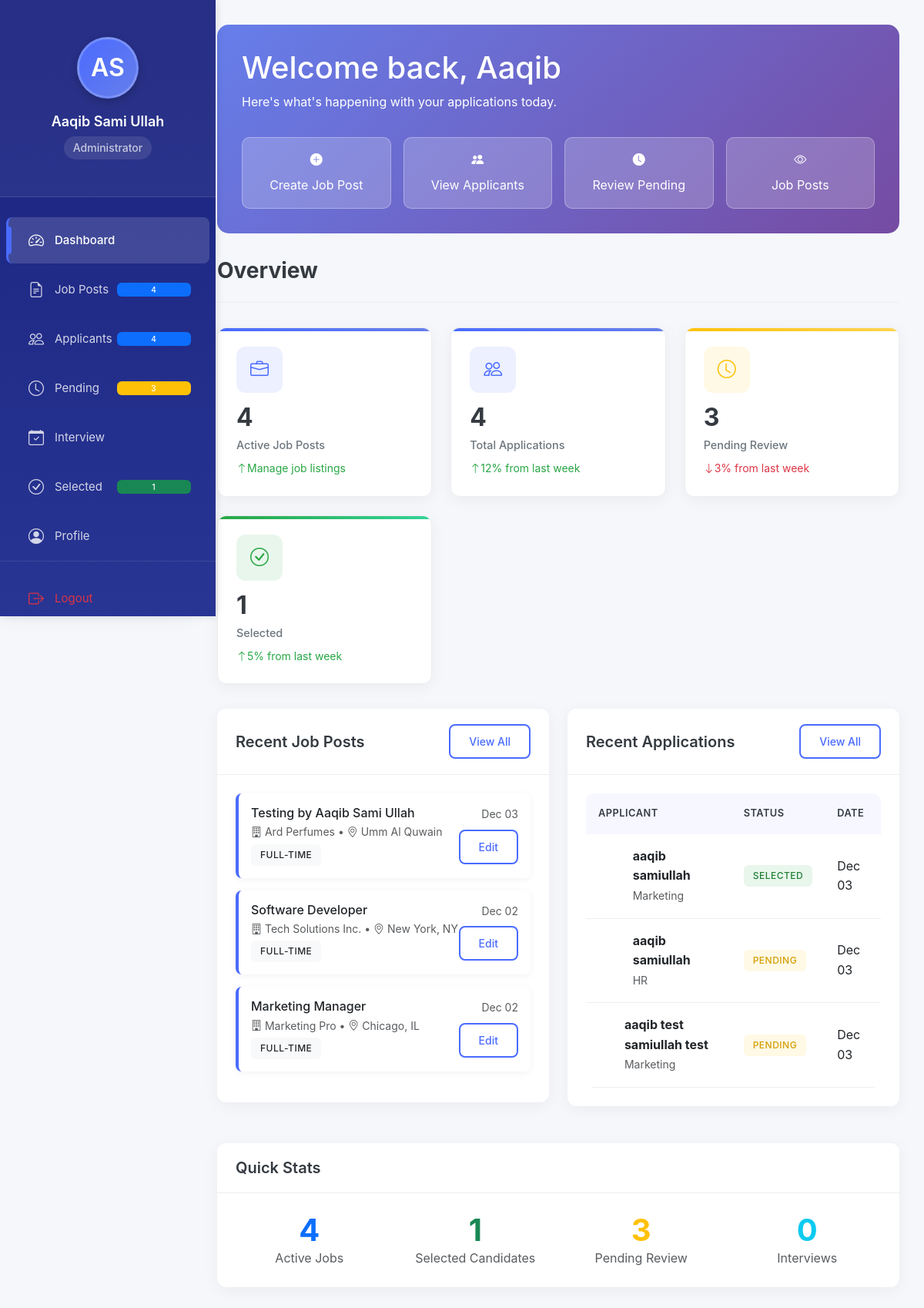
Page /admin/dashboard.php (signed in) on the committed database.
### tables this page shows
CREATE TABLE `job_posts` (
  `id` int(11) NOT NULL,
  `title` varchar(200) NOT NULL,
  `company` varchar(100) NOT NULL,
  `location` varchar(100) NOT NULL,
  `job_type` enum('Full-time','Part-time','Contract','Internship') DEFAULT 'Full-time',
  `salary_range` varchar(100) DEFAULT NULL,
  `description` text NOT NULL,
  `requirements` text NOT NULL,
  `benefits` text DEFAULT NULL,
  `application_deadline` date DEFAULT NULL,
  `is_active` tinyint(1) DEFAULT 1,
  `created_by` int(11) DEFAULT NULL,
  `created_at` timestamp NOT NULL DEFAULT current_timestamp(),
  `updated_at` timestamp NOT NULL DEFAULT current_timestamp() ON UPDATE current_timestamp()
);

CREATE TABLE `applications` (
  `id` int(11) NOT NULL,
  `employee_id` int(11) NOT NULL,
  `job_id` int(11) DEFAULT NULL,
  `first_name` varchar(50) NOT NULL,
  `last_name` varchar(50) NOT NULL,
  `gender` enum('Male','Female','Other') NOT NULL,
  `date_of_birth` date NOT NULL,
  `nationality` varchar(50) NOT NULL,
  `visa_status` enum('Visit','Employment') NOT NULL,
  `job_category` varchar(100) NOT NULL,
  `email` varchar(100) NOT NULL,
  `contact_number` varchar(20) NOT NULL,
  `cover_letter` text DEFAULT NULL,
  `cv_filename` varchar(255) DEFAULT NULL,
  `status` enum('Pending','Reviewed','Interview','Selected','Rejected') DEFAULT 'Pending',
  `interview_location` varchar(255) DEFAULT NULL,
  `contact_person_number` varchar(20) DEFAULT NULL,
  `created_at` timestamp NOT NULL DEFAULT current_timestamp(),
  `updated_at` timestamp NOT NULL DEFAULT current_timestamp() ON UPDATE current_timestamp()
);

### config/database.php (called while the page is built, shortened)
<?php
class Database {
    private $host = "localhost";
    private $username = "root";
    private $password = "";
    private $dbname = "career";
    public function __construct() {
        try {
            $this->conn = new PDO(
                "mysql:host={$this->host};dbname={$this->dbname}",
                $this->username,
                $this->password
            );
        } catch(PDOException $e) {
            die("Connection failed: " . $e->getMessage());
        }
    }
}
$db = new Database();
?>

### admin/dashboard.php (the view, shortened to what this page needs)
<?php
require_once '../config/database.php';
$stmt = $db->conn->query("
    SELECT a.*, e.first_name as emp_first, e.last_name as emp_last
    FROM applications a
    LEFT JOIN employees e ON a.employee_id = e.id
    ORDER BY a.created_at DESC LIMIT 3
");
$recent_applications = $stmt->fetchAll(PDO::FETCH_ASSOC);
$stmt = $db->conn->query("SELECT * FROM job_posts ORDER BY created_at DESC LIMIT 3");
$recent_jobs = $stmt->fetchAll(PDO::FETCH_ASSOC);
?>
<!DOCTYPE html>
<html lang="en">
<head>
    <link href="https://cdn.jsdelivr.net/npm/bootstrap@5.3.0/dist/css/bootstrap.min.css" rel="stylesheet">
    <link rel="stylesheet" href="https://cdn.jsdelivr.net/npm/bootstrap-icons@1.10.0/font/bootstrap-icons.css">
    <link rel="stylesheet" href="../assets/css/style.css">
</head>
<body>
    <div class="dashboard-container">
        <div class="sidebar">
            <?php include 'sidebar.php'; ?>
        </div>
        <div class="main-content fade-in">
            <div class="welcome-card">
                <h1>Welcome back, <?php echo $_SESSION['first_name']; ?></h1>
                <p class="mb-0">Here's what's happening with your applications today.</p>
                <div class="quick-actions">
                    <a href="job_posts.php" class="quick-action-btn">
                        <i class="bi bi-plus-circle-fill"></i>
                        <span>Create Job Post</span>
                    </a>
                    <a href="applicants.php" class="quick-action-btn">
                        <i class="bi bi-people-fill"></i>
                        <span>View Applicants</span>
                    </a>
                    <a href="applicants.php?status=Pending" class="quick-action-btn">
                        <i class="bi bi-clock-fill"></i>
                        <span>Review Pending</span>
                    </a>
                    <a href="../index.php" class="quick-action-btn" target="_blank">
                        <i class="bi bi-eye"></i>
                        <span>Job Posts</span>
                    </a>
                </div>
            </div>
            <div class="page-header">
                <h2 class="page-title">Overview</h2>
            </div>
            <div class="stats-grid">
                <div class="stat-card">
                    <div class="stat-icon">
                        <i class="bi bi-briefcase"></i>
                    </div>
                    <div class="stat-value"><?php echo $stats['jobs']; ?></div>
                    <div class="stat-label">Active Job Posts</div>
                    <div class="stat-change up">
                        <i class="bi bi-arrow-up"></i>
                        <span>Manage job listings</span>
                    </div>
                </div>
                <div class="stat-card">
                    <div class="stat-icon">
                        <i class="bi bi-people"></i>
                    </div>
                    <div class="stat-value"><?php echo $stats['total']; ?></div>
                    <div class="stat-label">Total Applications</div>
                    <div class="stat-change up">
                        <i class="bi bi-arrow-up"></i>
                        <span>12% from last week</span>
                    </div>
                </div>
                <div class="stat-card pending">
                    <div class="stat-icon">
                        <i class="bi bi-clock"></i>
                    </div>
                    <div class="stat-value"><?php echo $stats['pending']; ?></div>
                    <div class="stat-label">Pending Review</div>
                    <div class="stat-change down">
                        <i class="bi bi-arrow-down"></i>
                        <span>3% from last week</span>
                    </div>
                </div>
                <div class="stat-card selected">
                    <div class="stat-icon">
                        <i class="bi bi-check-circle"></i>
                    </div>
                    <div class="stat-value"><?php echo $stats['selected']; ?></div>
                    <div class="stat-label">Selected</div>
                    <div class="stat-change up">
                        <i class="bi bi-arrow-up"></i>
                        <span>5% from last week</span>
                    </div>
                </div>
            </div>
            <div class="row">
                <div class="col-lg-6">
                    <div class="card">
                        <div class="card-header d-flex justify-content-between align-items-center">
                            <h5 class="mb-0">Recent Job Posts</h5>
                            <a href="job_posts.php" class="btn btn-sm btn-outline-primary">View All</a>
                        </div>
                        <div class="card-body">
                            <?php if (empty($recent_jobs)): ?>
                                <div class="text-center py-4">
                                    <i class="bi bi-file-earmark-text" style="font-size: 3rem; color: #dee2e6;"></i>
                                    <p class="text-muted mt-2">No job posts yet</p>
                                    <a href="job_posts.php?action=create" class="btn btn-sm btn-primary">Create First Job Post</a>
                                </div>
                            <?php else: ?>
                                <?php foreach ($recent_jobs as $job): ?>
                                <div class="job-card-mini">
                                    <div class="d-flex justify-content-between align-items-start">
                                        <div>
                                            <h6 class="mb-1"><?php echo htmlspecialchars($job['title']); ?></h6>
                                            <p class="text-muted small mb-1">
                                                <i class="bi bi-building"></i> <?php echo htmlspecialchars($job['company']); ?> •
                                                <i class="bi bi-geo-alt"></i> <?php echo htmlspecialchars($job['location']); ?>
                                            </p>
                                            <span class="badge bg-light text-dark"><?php echo $job['job_type']; ?></span>
                                        </div>
                                        <div class="text-end">
                                            <small class="text-muted d-block">
                                                <?php echo date('M d', strtotime($job['created_at'])); ?>
                                            </small>
                                            <a href="job_posts.php?action=edit&id=<?php echo $job['id']; ?>" class="btn btn-sm btn-outline-primary mt-2">Edit</a>
                                        </div>
                                    </div>
                                </div>
                                <?php endforeach; ?>
                            <?php endif; ?>
                        </div>
                    </div>
                </div>
                <div class="col-lg-6">
                    <div class="card">
                        <div class="card-header d-flex justify-content-between align-items-center">
                            <h5 class="mb-0">Recent Applications</h5>
                            <a href="applicants.php" class="btn btn-sm btn-outline-primary">View All</a>
                        </div>
                        <div class="card-body">
                            <?php if (empty($recent_applications)): ?>
                                <div class="text-center py-4">
                                    <i class="bi bi-people" style="font-size: 3rem; color: #dee2e6;"></i>
                                    <p class="text-muted mt-2">No applications yet</p>
                                </div>
                            <?php else: ?>
                                <div class="table-responsive">
                                    <table class="table table-hover">
                                        <thead>
                                            <tr>
                                                <th>Applicant</th>
                                                <th>Status</th>
                                                <th>Date</th>
                                            </tr>
                                        </thead>
                                        <tbody>
                                            <?php foreach ($recent_applications as $app):
                                                $status_class = strtolower($app['status']);
                                            ?>
                                            <tr>
                                                <td>
                                                    <div class="d-flex align-items-center">
                                                        <div class="user-avatar me-2">
                                                        </div>
                                                        <div>
                                                            <div class="fw-bold"><?php echo $app['first_name'] . ' ' . $app['last_name']; ?></div>
                                                            <small class="text-muted"><?php echo $app['job_category']; ?></small>
                                                        </div>
                                                    </div>
                                                </td>
                                                <td>
                                                    <span class="badge badge-<?php echo $status_class; ?>">
                                                        <?php echo $app['status']; ?>
                                                    </span>
                                                </td>
                                                <td><?php echo date('M d', strtotime($app['created_at'])); ?></td>
                                            </tr>
                                            <?php endforeach; ?>
                                        </tbody>
                                    </table>
                                </div>
                            <?php endif; ?>
                        </div>
                    </div>
                </div>
            </div>
            <div class="card mt-4">
                <div class="card-header">
                    <h5 class="mb-0">Quick Stats</h5>
                </div>
                <div class="card-body">
                    <div class="row">
                        <div class="col-md-3 text-center">
                            <div class="display-6 fw-bold text-primary"><?php echo $stats['jobs']; ?></div>
                            <div class="text-muted">Active Jobs</div>
                        </div>
                        <div class="col-md-3 text-center">
                            <div class="display-6 fw-bold text-success"><?php echo $stats['selected']; ?></div>
                            <div class="text-muted">Selected Candidates</div>
                        </div>
                        <div class="col-md-3 text-center">
                            <div class="display-6 fw-bold text-warning"><?php echo $stats['pending']; ?></div>
                            <div class="text-muted">Pending Review</div>
                        </div>
                        <div class="col-md-3 text-center">
                            <div class="display-6 fw-bold text-info"><?php echo $stats['interview']; ?></div>
                            <div class="text-muted">Interviews</div>
                        </div>
                    </div>
                </div>
            </div>
        </div>
    </div>
</body>
</html>

### rows in the picture
job_posts: title "Testing by Aaqib Sami Ullah", company "Ard Perfumes", location "Umm Al Quwain", job_type "FULL-TIME", created_at "Dec 03"
job_posts: title "Software Developer", company "Tech Solutions Inc.", location "New York, NY", job_type "FULL-TIME", created_at "Dec 02"
job_posts: title "Marketing Manager", company "Marketing Pro", location "Chicago, IL", job_type "FULL-TIME", created_at "Dec 02"
applications: first_name "aaqib", last_name "samiullah", job_category "Marketing", status "SELECTED", created_at "Dec 03"
applications: first_name "aaqib", last_name "samiullah", job_category "HR", status "PENDING", created_at "Dec 03"
applications: first_name "aaqib test", last_name "samiullah test", job_category "Marketing", status "PENDING", created_at "Dec 03"

### other values in the picture
$initials "AS"
$_SESSION['first_name'] "Aaqib"
$_SESSION['last_name'] "Sami Ullah"
$stats['jobs'] "4"
$stats['total'] "4"
$stats['pending'] "3"
$stats['selected'] "1"
$stats['interview'] "0"
